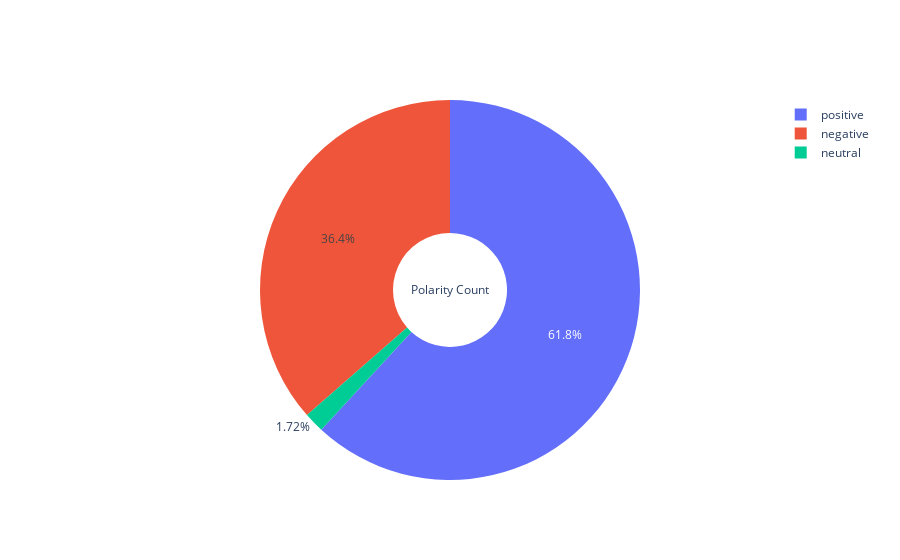

Here is the notebook cell this chart was saved with:
### Code cell
import plotly.graph_objects as go

fig1 = go.Figure(data=[go.Pie(labels=df_cat.pol, values=df_cat.counts, hole=.3, title='Polarity Count')])
fig1.show()

### Figure 1 — Plotly figure (JSON) as saved in the notebook; plotly's stock layout.template omitted (floating-point values rounded to 4 significant figures)
{"data": [{"hole": 0.3, "labels": ["positive", "negative", "neutral", "positive", "negative", "neutral", "positive", "negative", "neutral", "positive", "negative", "negative", "neutral", "positive", "negative", "positive", "positive", "negative", "positive", "negative", "neutral", "positive", "positive", "positive", "positive", "negative", "neutral", "positive", "negative", "positive"], "title": {"text": "Polarity Count"}, "type": "pie", "values": [3, 31, 1, 21, 72, 2, 203, 27, 5, 151, 1, 155, 3, 186, 2, 30, 2, 12, 30, 112, 6, 49, 7, 1, 1, 33, 4, 58, 1, 15]}], "layout": {}}
